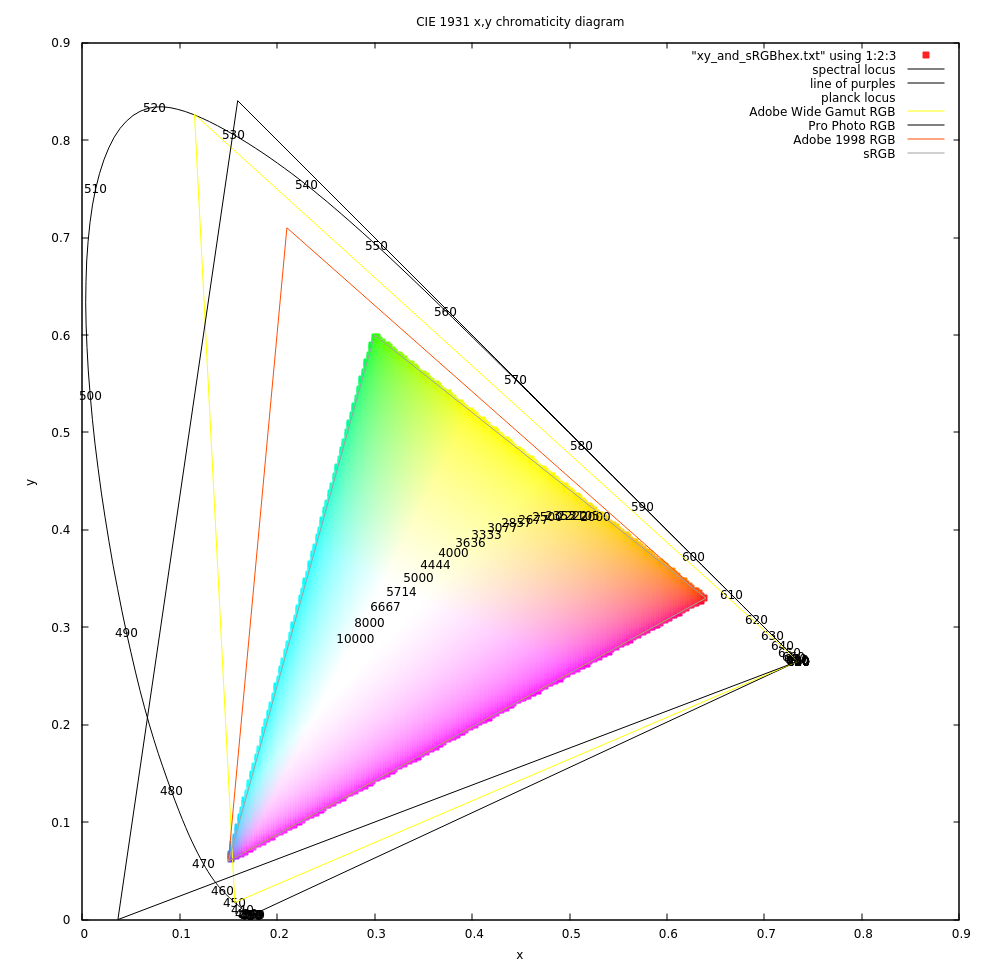

Source code (gnuplot):
set terminal qt size 1000,1000
set title "CIE 1931 x,y chromaticity diagram"
set xrange [0:0.9]
set yrange [0:0.9]
set xlabel "x"
set ylabel "y"
set size square
set mouse
plot "xy_and_sRGBhex.txt" using 1:2:3 with points pt 5 linecolor rgb variable, "visual_xy_locus.txt" using 2:3 with lines title "spectral locus" linecolor -1, "xy_lineofpurples.txt" using 2:3 with lines title "line of purples" linecolor -1, "visual_xy_locus_labels.txt" using 2:3:1 with labels notitle, "planck_xy_locus.txt" using 2:3:1 with labels title "planck locus", "Adobe_Wide_Gamut_RGB_xy_primaries.txt" using 1:2 with lines title "Adobe Wide Gamut RGB", "ProPhotoRGB_xy_primaries.txt" using 1:2 with lines title "Pro Photo RGB", "Abobe_1998_RGB_xy_primaries.txt" using 1:2 with lines title "Adobe 1998 RGB","sRGB_xy_primaries.txt" using 1:2 with lines title "sRGB"
